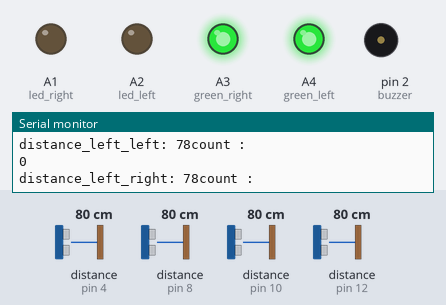
A sketch run on a simulated Arduino Uno, built with avr-gcc and run on an emulated ATmega328P. On the bench: output pins drawn as LEDs (lit = HIGH), buzzer (waves = sounding, pin HIGH), the last lines printed to the serial monitor. Wiring (inferred from the names in the program): 4 × ultrasonic range finder: trigger pin 3, echo pin 4 / trigger pin 5, echo pin 8 / trigger pin 9, echo pin 10 / trigger pin 11, echo pin 12. Inputs (shaded band) come from the test bench; at power-on: distance to the obstacle (sensors on pin 4, pin 12, pin 8, pin 10) 80 cm. The echo pulse lasts 58.3 µs per cm; pins used as bus, display or sensor lines are not drawn.

Above: at 1.2 s.
1.3 s: distance to the obstacle (sensor on pin 4) set to 13 cm
2.8 s: distance to the obstacle (sensor on pin 4) set to 10 cm
At 3.08 s:
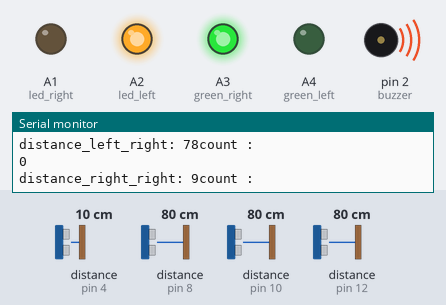
5.8 s: distance to the obstacle (sensor on pin 12) set to 13 cm
8.8 s: distance to the obstacle (sensor on pin 12) set to 10 cm
At 10.42 s:
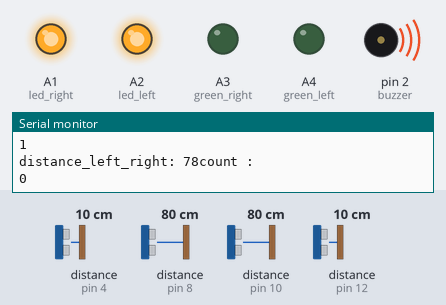
11.8 s: distance to the obstacle (sensor on pin 8) set to 13 cm
14.8 s: distance to the obstacle (sensor on pin 8) set to 10 cm
At 15.5 s:
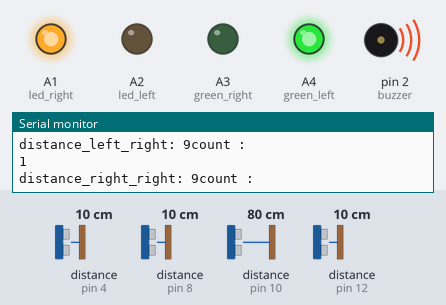
Timing chart, 0 to 18.8 s (numbered marks = the images above; inputs shaded):
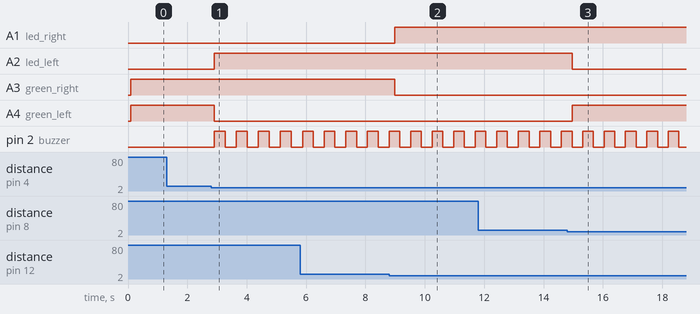

Measured:
- the behaviour switches between 12 and 11 cm on distance to the obstacle (sensor on pin 4) (found by bisection; images 0 and 1)
- the behaviour switches between 12 and 11 cm on distance to the obstacle (sensor on pin 12) (found by bisection; images 1 and 2)
- the behaviour switches between 12 and 11 cm on distance to the obstacle (sensor on pin 8) (found by bisection; images 2 and 3)
- after the input at 2.8 s, A2 (led_left): LOW → HIGH after 0.10 s; A4 (green_left): HIGH → LOW after 0.10 s; pin 2 (buzzer): alternates HIGH for 0.37 s and LOW for 0.37 s, starting after 0.10 s
- after the input at 8.8 s, A1 (led_right): LOW → HIGH after 0.18 s; A3 (green_right): HIGH → LOW after 0.18 s
- after the input at 14.8 s, A2 (led_left): HIGH → LOW after 0.16 s; A4 (green_left): LOW → HIGH after 0.16 s

The sketch:

ultrasonicSensor.ino
```cpp
#define echoPin_left_left 12
#define trigPin_left_left 11

#define echoPin_left_right 8
#define trigPin_left_right 5

#define echoPin_right_left 10
#define trigPin_right_left 9

#define echoPin_right_right 4
#define trigPin_right_right 3

// define the LED pins

#define led_right A1
#define led_left A2
#define green_right A3
#define green_left A4

// define the buzzer pin
#define buzzer 2
int buzzerStatus = 0;
//DEFINE THE DELAY BETTWEEN THE BUZZER SOUNDS
#define Bdelay 250
// to check the last update of the buzzer status
unsigned int lastBuzzerUpdate = 0;

// defines variables
long duration;  // variable for the duration of sound wave travel
//the variables for the left left
int distance_left_left;  // variable for the distance measurement
int state_left_left = 0;
int count_left_left = 0;
//the variables for the left right
int distance_left_right;  // variable for the distance measurement
int state_left_right = 0;
int count_left_right = 0;
//the variables for the left left
int distance_right_left;  // variable for the distance measurement
int state_right_left = 0;
int count_right_left = 0;
//the variables for the left left
int distance_right_right;  // variable for the distance measurement
int state_right_right = 0;
int count_right_right = 0;
unsigned int lastTimeLeft = 0;
unsigned int lastTimeRight = 0;
void setup() {
  pinMode(trigPin_left_left, OUTPUT);  // Sets the trigPin as an OUTPUT
  pinMode(echoPin_left_left, INPUT);   // Sets the echoPin as an INPUT

  pinMode(trigPin_left_right, OUTPUT);  // Sets the trigPin as an OUTPUT
  pinMode(echoPin_left_right, INPUT);   // Sets the echoPin as an INPUT

  pinMode(trigPin_right_right, OUTPUT);  // Sets the trigPin as an OUTPUT
  pinMode(echoPin_right_right, INPUT);   // Sets the echoPin as an INPUT

  pinMode(trigPin_right_left, OUTPUT);  // Sets the trigPin as an OUTPUT
  pinMode(echoPin_right_left, INPUT);   // Sets the echoPin as an INPUT
  pinMode(buzzer, OUTPUT);
  pinMode(led_right, OUTPUT);
  pinMode(led_left, OUTPUT);
  pinMode(green_left, OUTPUT);
  pinMode(green_right, OUTPUT);

  Serial.begin(9600);  // // Serial Communication is starting with 9600 of baudrate speed
}
void loop() {
  left_left();
  left_right();
  right_right();
  right_left();
  compute();
  delay(100);
}
void compute() {
  //to compute  if the time elapse has excedded the time set
  if ((count_left_left - count_right_left > 0) && (millis() - lastTimeLeft >= 20000)) {
    count_left_left = 0;
    count_right_left = 0;
  }
  if ((count_right_right - count_left_right > 0) && (millis() - lastTimeRight > 20000)) {
    count_right_right = 0;
    count_left_right = 0;
  }

  if (count_left_left - count_right_left > 0) {

    rightDisplay(0, 1);

  } else if (count_left_left - count_right_left == 0) {
    rightDisplay(1, 0);
  } else {
    count_left_left = 0;
    count_right_left = 0;
  }
  if (count_right_right - count_left_right > 0) {


    leftDisplay(0, 1);

  } else if (count_right_right - count_left_right == 0) {
    leftDisplay(1, 0);
  } else {
    count_right_right = 0;
    count_left_right = 0;
  }

  if ((count_left_left - count_right_left > 0) || (count_right_right - count_left_right > 0)) {
    buzzerFunc(1);
  } else {
    buzzerFunc(0);
  }
}
void rightDisplay(int green, int led) {
  digitalWrite(green_right, green);
  digitalWrite(led_right, led);
}
void leftDisplay(int green, int led) {
  digitalWrite(green_left, green);
  digitalWrite(led_left, led);
}

void buzzerFunc(int i) {
  if (i == 1) {
    if (millis() - lastBuzzerUpdate >= Bdelay) {
      buzzerStatus == 0 ? buzzerStatus = 1 : buzzerStatus = 0;
      digitalWrite(buzzer, buzzerStatus);
      lastBuzzerUpdate = millis();
    }
  } else {
    digitalWrite(buzzer, LOW);
  }
}

void left_left() {
  // Clears the trigPin condition
  digitalWrite(trigPin_left_left, LOW);
  delayMicroseconds(2);
  // Sets the trigPin HIGH (ACTIVE) for 10 microseconds
  digitalWrite(trigPin_left_left, HIGH);
  delayMicroseconds(10);
  digitalWrite(trigPin_left_left, LOW);
  // Reads the echoPin, returns the sound wave travel time in microseconds
  duration = pulseIn(echoPin_left_left, HIGH);
  // Calculating the distance
  distance_left_left = duration * 0.034 / 2;  // Speed of sound wave divided by 2 (go and back)
  // Displays the distance_left_left on the Serial Monitor
  Serial.print("distance_left_left: ");
  Serial.print(distance_left_left);
  if (distance_left_left <= 10) {
    if (state_left_left == 0) {
      count_left_left++;
      state_left_left = 1;
      lastTimeLeft = millis();
    }
  } else {
    state_left_left = 0;
  }
  Serial.println("count : ");
  Serial.print(count_left_left);
  Serial.println("");
}


void left_right() {
  // Clears the trigPin condition
  digitalWrite(trigPin_left_right, LOW);
  delayMicroseconds(2);
  // Sets the trigPin HIGH (ACTIVE) for 10 microseconds
  digitalWrite(trigPin_left_right, HIGH);
  delayMicroseconds(10);
  digitalWrite(trigPin_left_right, LOW);
  // Reads the echoPin, returns the sound wave travel time in microseconds
  duration = pulseIn(echoPin_left_right, HIGH);
  // Calculating the distance
  distance_left_right = duration * 0.034 / 2;  // Speed of sound wave divided by 2 (go and back)
  // Displays the distance_left_right on the Serial Monitor
  Serial.print("distance_left_right: ");
  Serial.print(distance_left_right);
  if (distance_left_right <= 10) {
    if (state_left_right == 0) {
      count_left_right++;
      state_left_right = 1;
    }
  } else {
    state_left_right = 0;
  }
  Serial.println("count : ");
  Serial.print(count_left_right);
  Serial.println("");
}

void right_left() {
  // Clears the trigPin condition
  digitalWrite(trigPin_right_left, LOW);
  delayMicroseconds(2);
  // Sets the trigPin HIGH (ACTIVE) for 10 microseconds
  digitalWrite(trigPin_right_left, HIGH);
  delayMicroseconds(10);
  digitalWrite(trigPin_right_left, LOW);
  // Reads the echoPin, returns the sound wave travel time in microseconds
  duration = pulseIn(echoPin_right_left, HIGH);
  // Calculating the distance
  distance_right_left = duration * 0.034 / 2;  // Speed of sound wave divided by 2 (go and back)
  // Displays the distance_right_left on the Serial Monitor
  Serial.print("distance_right_left: ");
  Serial.print(distance_right_left);
  if (distance_right_left <= 10) {
    if (state_right_left == 0) {
      count_right_left++;


      state_right_left = 1;
    }
  } else {
    state_right_left = 0;
  }
  Serial.println("count : ");
  Serial.print(count_right_left);
  Serial.println("");
}
void right_right() {
  // Clears the trigPin condition
  digitalWrite(trigPin_right_right, LOW);
  delayMicroseconds(2);
  // Sets the trigPin HIGH (ACTIVE) for 10 microseconds
  digitalWrite(trigPin_right_right, HIGH);
  delayMicroseconds(10);
  digitalWrite(trigPin_right_right, LOW);
  // Reads the echoPin, returns the sound wave travel time in microseconds
  duration = pulseIn(echoPin_right_right, HIGH);
  // Calculating the distance
  distance_right_right = duration * 0.034 / 2;  // Speed of sound wave divided by 2 (go and back)
  // Displays the distance_right_right on the Serial Monitor
  Serial.print("distance_right_right: ");
  Serial.print(distance_right_right);
  if (distance_right_right <= 10) {
    if (state_right_right == 0) {
      count_right_right++;
      state_right_right = 1;
      lastTimeRight = millis();
    }
  } else {
    state_right_right = 0;
  }
  Serial.println("count : ");
  Serial.print(count_right_right);
  Serial.println("");
}
```
